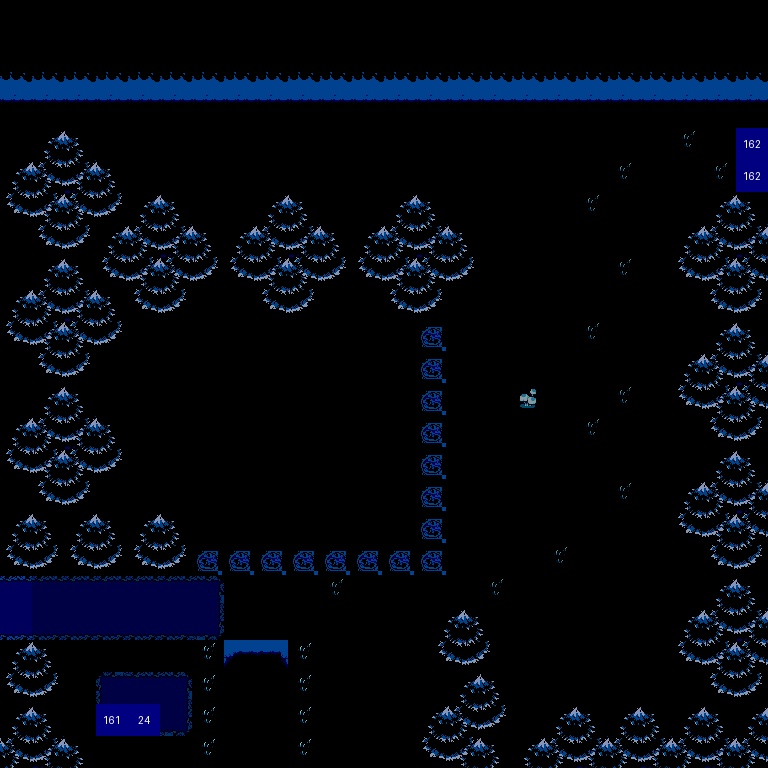

A level layout from a 2D game, rendered from its tile map. Below: a short description, then the map file with its tile-grid data intact:
An orthogonal 24x24 tile map with 32x32 px tiles, 5 tile layers (decor, actions, characters, colliders, ...), 2 tilesets.

<map version="1.10" tiledversion="1.11.2" orientation="orthogonal" renderorder="right-down" width="24" height="24" tilewidth="32" tileheight="32" infinite="0" nextlayerid="6" nextobjectid="1">
 <tileset firstgid="1" source="../tilesets/forest02_night.tsx" />
 <tileset firstgid="321" source="../tilesets/blue-labels.tsx" />
 <layer id="1" name="decor" width="24" height="24" opacity="0.74">
  <data encoding="csv">
0,0,0,0,0,0,0,0,0,0,0,0,0,0,0,0,0,0,0,0,0,0,0,0,
0,0,0,0,0,0,0,0,0,0,0,0,0,0,0,0,0,0,0,0,0,0,0,0,
0,0,0,0,0,0,0,0,0,0,0,0,0,0,0,0,0,0,0,0,0,0,0,0,
0,0,0,0,0,0,0,0,0,0,0,0,0,0,0,0,0,0,0,0,0,0,0,0,
0,0,0,0,0,0,0,0,0,0,0,0,0,0,0,0,0,0,0,0,0,320,0,0,
0,0,0,0,0,0,0,0,0,0,0,0,0,0,0,0,0,0,0,320,0,0,320,0,
0,0,0,0,0,0,0,0,0,0,0,0,0,0,0,0,0,0,320,0,0,0,0,0,
0,0,0,0,0,0,0,0,0,0,0,0,0,0,0,0,0,0,0,0,0,0,0,0,
0,0,0,0,0,0,0,0,0,0,0,0,0,0,0,0,0,0,0,320,0,0,0,0,
0,0,0,0,0,0,0,0,0,0,0,0,0,0,0,0,0,0,0,0,0,0,0,0,
0,0,0,0,0,0,0,0,0,0,0,0,0,0,0,0,0,0,320,0,0,0,0,0,
0,0,0,0,0,0,0,0,0,0,0,0,0,0,0,0,0,0,0,0,0,0,0,0,
0,0,0,0,0,0,0,0,0,0,0,0,0,0,0,0,293,0,0,320,0,0,0,0,
0,0,0,0,0,0,0,0,0,0,0,0,0,0,0,0,0,0,320,0,0,0,0,0,
0,0,0,0,0,0,0,0,0,0,0,0,0,0,0,0,0,0,0,0,0,0,0,0,
0,0,0,0,0,0,0,0,0,0,0,0,0,0,0,0,0,0,0,320,0,0,0,0,
0,0,0,0,0,0,0,0,0,0,0,0,0,0,0,0,0,0,0,0,0,0,0,0,
0,0,0,0,0,0,0,0,0,0,0,0,0,1,0,0,0,320,0,0,0,0,0,0,
0,8,8,8,8,8,12,0,0,0,320,0,0,0,0,320,0,0,0,0,0,0,0,0,
0,6,6,6,6,6,9,0,0,0,0,0,0,0,0,0,0,0,0,0,0,0,0,0,
0,0,0,0,0,0,0,0,0,0,0,0,0,0,0,0,0,0,0,0,0,0,0,0,
0,0,0,11,8,12,0,0,0,0,0,0,0,0,0,0,0,0,0,0,0,0,0,0,
0,0,0,10,6,9,0,0,0,0,0,0,0,0,0,0,0,0,0,0,0,0,0,0,
0,0,0,0,0,0,0,0,0,0,0,0,0,0,0,0,0,0,0,0,0,0,0,0
</data>
 </layer>
 <layer id="3" name="actions" width="24" height="24">
  <data encoding="csv">
0,0,0,0,0,0,0,0,0,0,0,0,0,0,0,0,0,0,0,0,0,0,0,0,
0,0,0,0,0,0,0,0,0,0,0,0,0,0,0,0,0,0,0,0,0,0,0,0,
0,0,0,0,0,0,0,0,0,0,0,0,0,0,0,0,0,0,0,0,0,0,0,0,
0,0,0,0,0,0,0,0,0,0,0,0,0,0,0,0,0,0,0,0,0,0,0,0,
0,0,0,0,0,0,0,0,0,0,0,0,0,0,0,0,0,0,0,0,0,0,0,482,
0,0,0,0,0,0,0,0,0,0,0,0,0,0,0,0,0,0,0,0,0,0,0,482,
0,0,0,0,0,0,0,0,0,0,0,0,0,0,0,0,0,0,0,0,0,0,0,0,
0,0,0,0,0,0,0,0,0,0,0,0,0,0,0,0,0,0,0,0,0,0,0,0,
0,0,0,0,0,0,0,0,0,0,0,0,0,0,0,0,0,0,0,0,0,0,0,0,
0,0,0,0,0,0,0,0,0,0,0,0,0,0,0,0,0,0,0,0,0,0,0,0,
0,0,0,0,0,0,0,0,0,0,0,0,0,0,0,0,0,0,0,0,0,0,0,0,
0,0,0,0,0,0,0,0,0,0,0,0,0,0,0,0,0,0,0,0,0,0,0,0,
0,0,0,0,0,0,0,0,0,0,0,0,0,0,0,0,0,0,0,0,0,0,0,0,
0,0,0,0,0,0,0,0,0,0,0,0,0,0,0,0,0,0,0,0,0,0,0,0,
0,0,0,0,0,0,0,0,0,0,0,0,0,0,0,0,0,0,0,0,0,0,0,0,
0,0,0,0,0,0,0,0,0,0,0,0,0,0,0,0,0,0,0,0,0,0,0,0,
0,0,0,0,0,0,0,0,0,0,0,0,0,0,0,0,0,0,0,0,0,0,0,0,
0,0,0,0,0,0,0,0,0,0,0,0,0,0,0,0,0,0,0,0,0,0,0,0,
0,0,0,0,0,0,0,0,0,0,0,0,0,0,0,0,0,0,0,0,0,0,0,0,
0,0,0,0,0,0,0,0,0,0,0,0,0,0,0,0,0,0,0,0,0,0,0,0,
0,0,0,0,0,0,0,0,0,0,0,0,0,0,0,0,0,0,0,0,0,0,0,0,
0,0,0,0,0,0,0,0,0,0,0,0,0,0,0,0,0,0,0,0,0,0,0,0,
0,0,0,481,0,0,0,0,0,0,0,0,0,0,0,0,0,0,0,0,0,0,0,0,
0,0,0,0,0,0,0,0,0,0,0,0,0,0,0,0,0,0,0,0,0,0,0,0
</data>
 </layer>
 <layer id="5" name="characters" width="24" height="24">
  <data encoding="csv">
0,0,0,0,0,0,0,0,0,0,0,0,0,0,0,0,0,0,0,0,0,0,0,0,
0,0,0,0,0,0,0,0,0,0,0,0,0,0,0,0,0,0,0,0,0,0,0,0,
0,0,0,0,0,0,0,0,0,0,0,0,0,0,0,0,0,0,0,0,0,0,0,0,
0,0,0,0,0,0,0,0,0,0,0,0,0,0,0,0,0,0,0,0,0,0,0,0,
0,0,0,0,0,0,0,0,0,0,0,0,0,0,0,0,0,0,0,0,0,0,0,0,
0,0,0,0,0,0,0,0,0,0,0,0,0,0,0,0,0,0,0,0,0,0,0,0,
0,0,0,0,0,0,0,0,0,0,0,0,0,0,0,0,0,0,0,0,0,0,0,0,
0,0,0,0,0,0,0,0,0,0,0,0,0,0,0,0,0,0,0,0,0,0,0,0,
0,0,0,0,0,0,0,0,0,0,0,0,0,0,0,0,0,0,0,0,0,0,0,0,
0,0,0,0,0,0,0,0,0,0,0,0,0,0,0,0,0,0,0,0,0,0,0,0,
0,0,0,0,0,0,0,0,0,0,0,0,0,0,0,0,0,0,0,0,0,0,0,0,
0,0,0,0,0,0,0,0,0,0,0,0,0,0,0,0,0,0,0,0,0,0,0,0,
0,0,0,0,0,0,0,0,0,0,0,0,0,0,0,0,0,0,0,0,0,0,0,0,
0,0,0,0,0,0,0,0,0,0,0,0,0,0,0,0,0,0,0,0,0,0,0,0,
0,0,0,0,0,0,0,0,0,0,0,0,0,0,0,0,0,0,0,0,0,0,0,0,
0,0,0,0,0,0,0,0,0,0,0,0,0,0,0,0,0,0,0,0,0,0,0,0,
0,0,0,0,0,0,0,0,0,0,0,0,0,0,0,0,0,0,0,0,0,0,0,0,
0,0,0,0,0,0,0,0,0,0,0,0,0,0,0,0,0,0,0,0,0,0,0,0,
0,0,0,0,0,0,0,0,0,0,0,0,0,0,0,0,0,0,0,0,0,0,0,0,
0,0,0,0,0,0,0,0,0,0,0,0,0,0,0,0,0,0,0,0,0,0,0,0,
0,0,0,0,0,0,0,0,0,0,0,0,0,0,0,0,0,0,0,0,0,0,0,0,
0,0,0,0,0,0,0,0,0,0,0,0,0,0,0,0,0,0,0,0,0,0,0,0,
0,0,0,0,344,0,0,0,0,0,0,0,0,0,0,0,0,0,0,0,0,0,0,0,
0,0,0,0,0,0,0,0,0,0,0,0,0,0,0,0,0,0,0,0,0,0,0,0
</data>
 </layer>
 <layer id="2" name="colliders" width="24" height="24">
  <data encoding="csv">
79,79,79,79,79,79,79,79,79,79,79,79,79,79,79,79,79,79,79,79,79,79,79,79,
80,80,80,80,80,80,80,80,80,80,80,80,80,80,80,80,80,80,80,80,80,80,80,80,
81,81,81,81,81,81,81,81,81,81,81,81,81,81,81,81,81,81,81,81,81,81,81,81,
82,82,82,82,82,82,82,82,82,82,82,82,82,82,82,82,82,82,82,82,82,82,82,82,
0,42,46,0,0,0,0,0,0,0,0,0,0,0,0,0,0,0,0,0,0,0,0,0,
32,43,47,34,0,0,0,0,0,0,0,0,0,0,0,0,0,0,0,0,0,0,0,0,
33,44,48,35,42,46,0,0,42,46,0,0,42,46,0,0,0,0,0,0,0,0,42,46,
0,45,49,32,43,47,34,32,43,47,34,32,43,47,34,0,0,0,0,0,0,32,43,47,
0,42,46,33,44,48,35,33,44,48,35,33,44,48,35,0,0,0,0,0,0,33,44,48,
32,43,47,34,45,49,0,0,45,49,0,0,45,49,0,0,0,0,0,0,0,0,45,49,
33,44,48,35,0,0,0,0,0,0,0,0,0,17,0,0,0,0,0,0,0,0,42,46,
0,45,49,0,0,0,0,0,0,0,0,0,0,17,0,0,0,0,0,0,0,32,43,47,
0,42,46,0,0,0,0,0,0,0,0,0,0,17,0,0,0,0,0,0,0,33,44,48,
32,43,47,34,0,0,0,0,0,0,0,0,0,17,0,0,0,0,0,0,0,0,45,49,
33,44,48,35,0,0,0,0,0,0,0,0,0,17,0,0,0,0,0,0,0,0,42,46,
0,45,49,0,0,0,0,0,0,0,0,0,0,17,0,0,0,0,0,0,0,32,43,47,
32,34,32,34,32,34,0,0,0,0,0,0,0,17,0,0,0,0,0,0,0,33,44,48,
33,35,33,35,33,35,17,17,17,17,17,17,17,17,0,0,0,0,0,0,0,0,45,49,
8,0,0,0,0,0,0,0,0,0,0,0,0,0,0,0,0,0,0,0,0,0,42,46,
6,0,0,0,0,0,0,0,0,0,0,0,0,40,36,38,0,0,0,0,0,32,43,47,
32,34,0,0,0,0,320,86,87,320,0,0,0,41,37,39,0,0,0,0,0,33,44,48,
33,35,0,0,0,0,320,89,89,320,0,0,0,0,42,34,0,0,0,0,0,0,45,49,
42,46,0,0,0,0,320,89,89,320,0,0,0,32,43,35,0,42,46,42,46,42,46,42,
43,47,46,0,0,0,320,21,21,320,188,192,192,33,44,34,32,43,47,43,47,43,47,43
</data>
 </layer>
 <layer id="4" name="metadata" width="24" height="24">
  <data encoding="csv">
0,0,0,0,0,0,0,0,0,0,0,0,0,0,0,0,0,0,0,0,0,0,0,0,
0,0,0,0,0,0,0,0,0,0,0,0,0,0,0,0,0,0,0,0,0,0,0,0,
0,0,0,0,0,0,0,0,0,0,0,0,0,0,0,0,0,0,0,0,0,0,0,0,
0,0,0,0,0,0,0,0,0,0,0,0,0,0,0,0,0,0,0,0,0,0,0,0,
0,0,0,0,0,0,0,0,0,0,0,0,0,0,0,0,0,0,0,0,0,0,0,0,
0,0,0,0,0,0,0,0,0,0,0,0,0,0,0,0,0,0,0,0,0,0,0,0,
0,0,0,0,0,0,0,0,0,0,0,0,0,0,0,0,0,0,0,0,0,0,0,0,
0,0,0,0,0,0,0,0,0,0,0,0,0,0,0,0,0,0,0,0,0,0,0,0,
0,0,0,0,0,0,0,0,0,0,0,0,0,0,0,0,0,0,0,0,0,0,0,0,
0,0,0,0,0,0,0,0,0,0,0,0,0,0,0,0,0,0,0,0,0,0,0,0,
0,0,0,0,0,0,0,0,0,0,0,0,0,0,0,0,0,0,0,0,0,0,0,0,
0,0,0,0,0,0,0,0,0,0,0,0,0,0,0,0,0,0,0,0,0,0,0,0,
0,0,0,0,0,0,0,0,0,0,0,0,0,0,0,0,0,0,0,0,0,0,0,0,
0,0,0,0,0,0,0,0,0,0,0,0,0,0,0,0,0,0,0,0,0,0,0,0,
0,0,0,0,0,0,0,0,0,0,0,0,0,0,0,0,0,0,0,0,0,0,0,0,
0,0,0,0,0,0,0,0,0,0,0,0,0,0,0,0,0,0,0,0,0,0,0,0,
0,0,0,0,0,0,0,0,0,0,0,0,0,0,0,0,0,0,0,0,0,0,0,0,
0,0,0,0,0,0,0,0,0,0,0,0,0,0,0,0,0,0,0,0,0,0,0,0,
0,0,0,0,0,0,0,0,0,0,0,0,0,0,0,0,0,0,0,0,0,0,0,0,
0,0,0,0,0,0,0,0,0,0,0,0,0,0,0,0,0,0,0,0,0,0,0,0,
0,0,0,0,0,0,0,0,0,0,0,0,0,0,0,0,0,0,0,0,0,0,0,0,
0,0,0,0,0,0,0,0,0,0,0,0,0,0,0,0,0,0,0,0,0,0,0,0,
0,0,0,0,0,0,0,0,0,0,0,0,0,0,0,0,0,0,0,0,0,0,0,0,
0,0,0,0,0,0,0,0,0,0,0,0,0,0,0,0,0,0,0,0,0,0,0,0
</data>
 </layer>
</map>
